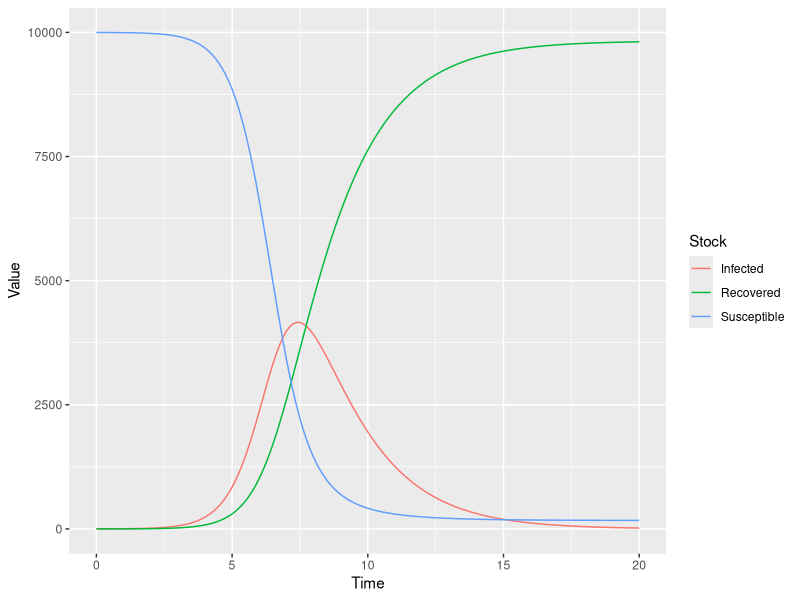

The R script that drew this image:
###########################################
# Translation of Vensim file.
# Date created: 2016-07-25 16:53:29
###########################################
library(deSolve)
library(ggplot2)
library(reshape2)
#Displaying the simulation run parameters
START_TIME <- 0.000000
FINISH_TIME <- 20.000000
TIME_STEP <- 0.125000
#Setting aux param to NULL
auxs<-NULL

#Generating the simulation time vector
simtime<-seq(0.000000,20.000000,by=0.125000)
# Writing global variables (stocks and dependent auxs)
InitInfected = 1
stocks <-c( Infected = InitInfected , Recovered = 0 , Susceptible = 9999 )
# This is the model function called from ode
model <- function(time, stocks, auxs){
  with(as.list(c(stocks, auxs)),{
    EffectiveContactRate <- 2
    TotalPopulation <- 10000
    Beta <- EffectiveContactRate/TotalPopulation
    Delay <- 2
    Lambda <- Beta*Infected
    IR <- Lambda*Susceptible
    RR <- Infected/Delay
    d_DT_Infected  <- IR-RR
    d_DT_Recovered  <- RR
    d_DT_Susceptible  <- -IR
    return (list(c(d_DT_Infected,d_DT_Recovered,d_DT_Susceptible)))
  })
}
# Function call to run simulation
o<-data.frame(ode(y=stocks,times=simtime,func=model,parms=auxs,method='euler'))
mo<-melt(o,id.vars = 'time')
names(mo)<-c('Time','Stock','Value')
ggplot(data=mo)+geom_line(aes(x=Time,y=Value,colour=Stock))
#----------------------------------------------------
# Original text file exported from Vensim
#  Init Infected = 1
#  Infected = INTEG( IR - RR , Init Infected ) 
#  Recovered = INTEG( RR , 0) 
#  Susceptible = INTEG( - IR , 9999) 
#  Effective Contact Rate = 2
#  Total Population = 10000
#  Beta = Effective Contact Rate / Total Population 
#  Delay = 2
#  FINAL TIME = 20
#  INITIAL TIME = 0
#  Lambda = Beta * Infected 
#  IR = Lambda * Susceptible 
#  RR = Infected / Delay 
#  TIME STEP = 0.125
#  SAVEPER = TIME STEP 
#----------------------------------------------------
